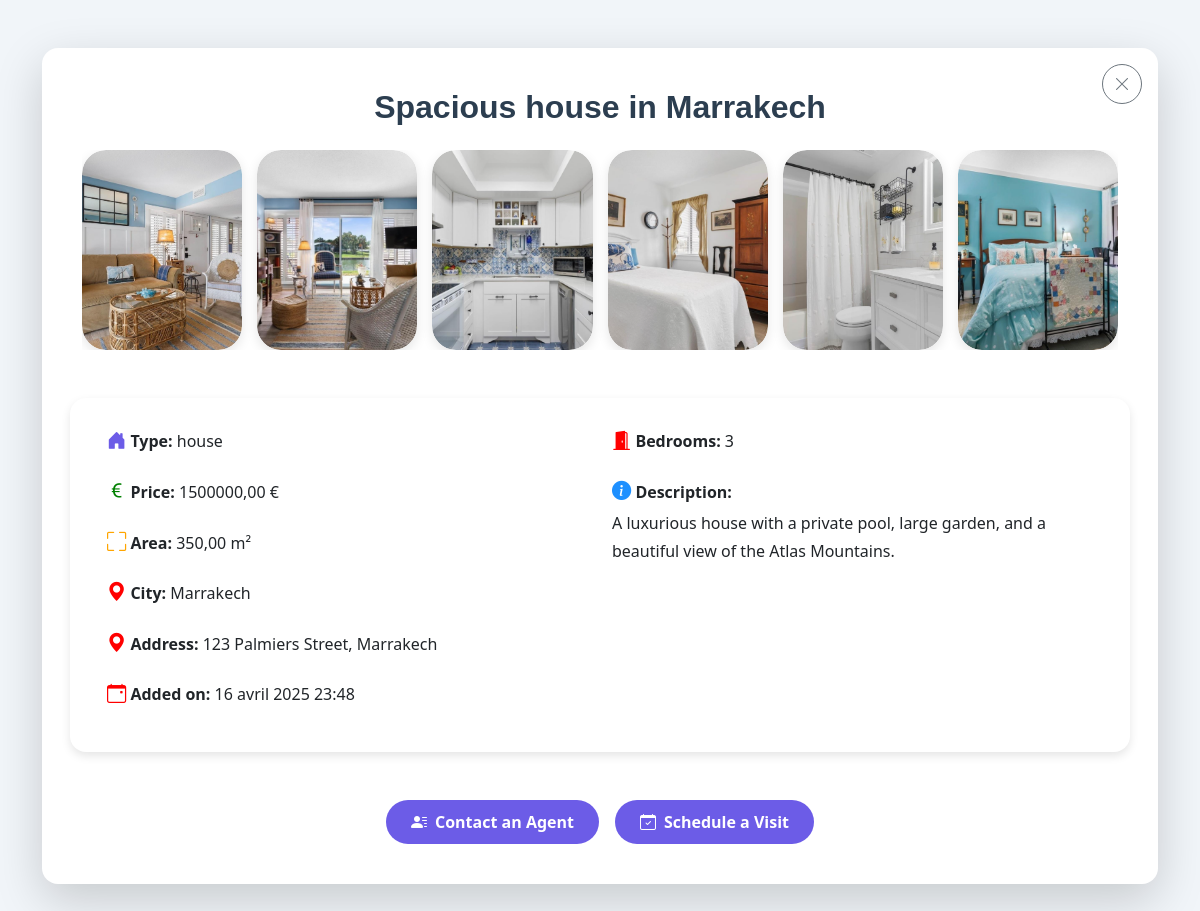
Screenshot of /biens/bien/3/ with the database file from the repository.
### biens/models.py (models this page shows, shortened)
class Bien(models.Model):
    TYPE_CHOICES = [
        ('house', 'House'),
        ('apartment', 'Apartment'),
        ('land', 'Land'),
        ('office', 'Office'),
    ]
    STATUS_CHOICES = [
        ('for_sale', 'For Sale'),
        ('for_rent', 'For Rent'),
        ('sold', 'Sold'),
        ('rented', 'Rented'),
    ]
    title = models.CharField(max_length=255)
    address = models.TextField()
    type = models.CharField(max_length=20, choices=TYPE_CHOICES)
    status = models.CharField(max_length=20, choices=STATUS_CHOICES)
    description = models.TextField()
    price = models.DecimalField(max_digits=12, decimal_places=2)
    area = models.DecimalField(max_digits=6, decimal_places=2)
    bedroom = models.IntegerField(null=True, blank=True)
    photo = models.ImageField(upload_to='biens_photos/', blank=True, null=True)
    added_on = models.DateTimeField(auto_now_add=True, null=True)
    updated_on = models.DateTimeField(auto_now=True, null=True)  # This will automatically update the field on each save
    city = models.CharField(max_length=100, default='')

class Photo(models.Model):
    bien = models.ForeignKey(Bien, on_delete=models.CASCADE, related_name='photos')
    image = models.ImageField(upload_to='biens_photos/')
    uploaded_at = models.DateTimeField(auto_now_add=True)

### biens/views.py (the view)
# urls.py: path('bien/<int:id>/', views.detail_bien, name='detail_bien'),
def detail_bien(request, id):
    bien = get_object_or_404(Bien, id=id)
    return render(request, 'biens/detail_bien.html', {'bien': bien})

### biens/templates/biens/detail_bien.html (shortened to what this page needs)
<!DOCTYPE html>
<html lang="en">
<head>
  <link href="https://cdn.jsdelivr.net/npm/bootstrap@5.3.2/dist/css/bootstrap.min.css" rel="stylesheet">
  <link href="https://cdn.jsdelivr.net/npm/bootstrap-icons@1.10.5/font/bootstrap-icons.css" rel="stylesheet">
</head>
<body style="background-color: #f1f5f9;">
<div class="container mt-5 mb-5">
  <div class="card shadow-lg p-4 border-0 rounded-4 position-relative" style="background-color: #ffffff;">
    <div class="card-body text-center">
      <a href="{% url 'biens:liste_biens_client' %}"
         class="btn btn-outline-secondary position-absolute top-0 end-0 m-3 rounded-circle"
         style="width: 40px; height: 40px; display: flex; align-items: center; justify-content: center;"
         title="Close">
        <i class="bi bi-x-lg"></i>
      </a>
      <h2 class="mb-4" style="font-family: 'Poppins', sans-serif; font-weight: 700; color: #2c3e50;">
        {{ bien.title }}
      </h2>
      {% if bien.photos.all %}
      <div style="display: flex; overflow-x: scroll; gap: 15px;">
        {% for photo in bien.photos.all %}
          <div style="width: 250px; height: 200px; border-radius: 1.5rem; overflow: hidden; box-shadow: 0 4px 12px rgba(0, 0, 0, 0.1);">
            <img
              src="{{ photo.image.url }}"
              alt="{{ bien.title }}"
              style="width: 100%; height: 100%; object-fit: cover; border-radius: 1.5rem; cursor: pointer;"
              data-bs-toggle="modal" data-bs-target="#imageModal"
              data-bs-slide-to="{{ forloop.counter0 }}">
          </div>
        {% endfor %}
      </div>
      {% else %}
      <div class="bg-secondary text-white text-center py-5 rounded-4">
        No Images Available
      </div>
      {% endif %}
      <div class="row my-5" style="background-color: #ffffff; padding: 25px; border-radius: 1rem; box-shadow: 0 4px 10px rgba(0, 0, 0, 0.1);">
        <div class="col-md-6 text-start" style="line-height: 1.8;">
          <p><i class="bi bi-house-door-fill" style="color: var(--primary-color); font-size: 1.2rem;"></i> <strong>Type:</strong> {{ bien.type }}</p>
          <p><i class="bi bi-currency-euro" style="color: green; font-size: 1.2rem;"></i> <strong>Price:</strong> {{ bien.price }} €</p>
          <p><i class="bi bi-fullscreen" style="color: orange; font-size: 1.2rem;"></i> <strong>Area:</strong> {{ bien.area }} m²</p>
          <p><i class="bi bi-geo-alt-fill" style="color: red; font-size: 1.2rem;"></i> <strong>City:</strong> {{ bien.city }}</p>
          <p><i class="bi bi-geo-alt-fill" style="color: red; font-size: 1.2rem;"></i> <strong>Address:</strong> {{ bien.address }}</p>
          <p><i class="bi bi-calendar-event" style="color: red; font-size: 1.2rem;"></i> <strong>Added on:</strong> {{ bien.added_on }}</p>
        </div>
        <div class="col-md-6 text-start" style="line-height: 1.8;">
          <p><i class="bi bi-door-open-fill" style="color: red; font-size: 1.2rem;"></i> <strong>Bedrooms:</strong> {{ bien.bedroom }}</p>
          <p><i class="bi bi-info-circle-fill" style="color: dodgerblue; font-size: 1.2rem;"></i> <strong>Description:</strong><br> {{ bien.description }}</p>
        </div>
      </div>
      <div class="mt-4 d-flex flex-column flex-md-row justify-content-center gap-3">
        <a href="{% url 'index'  %}" class="btn btn-gradient">
          <i class="bi bi-person-lines-fill me-2"></i>Contact an Agent
        </a>
        <a href="{% url 'rendezvous:prendre_rdv' %}?show_rdv=true" class="btn btn-gradient">
          <i class="bi bi-calendar-check me-2"></i>Schedule a Visit
        </a>
      </div>
    </div>
  </div>
</div>
</body>
</html>

### biens/templates/biens/detail_bien.html (style rules this page uses)
:root { --primary-color: #6c5ce7; }
.btn-gradient { background: var(--primary-color); color: white; border: none; padding: 10px 25px; border-radius: 50px; font-weight: 600; transition: all 0.3s ease; text-decoration: none; }

### rows the page displays
Bien: title "Spacious house in Marrakech", type "house", price "1500000,00", area "350,00", city "Marrakech", address "123 Palmiers Street, Marrakech", added_on "16 avril 2025 23:48", bedroom "3", description "A luxurious house with a private pool, large garden, and a beautiful view of the Atlas Mountains."
Photo: image (picture)
Photo: image (picture)
Photo: image (picture)
Photo: image (picture)
Photo: image (picture)
Photo: image (picture)
